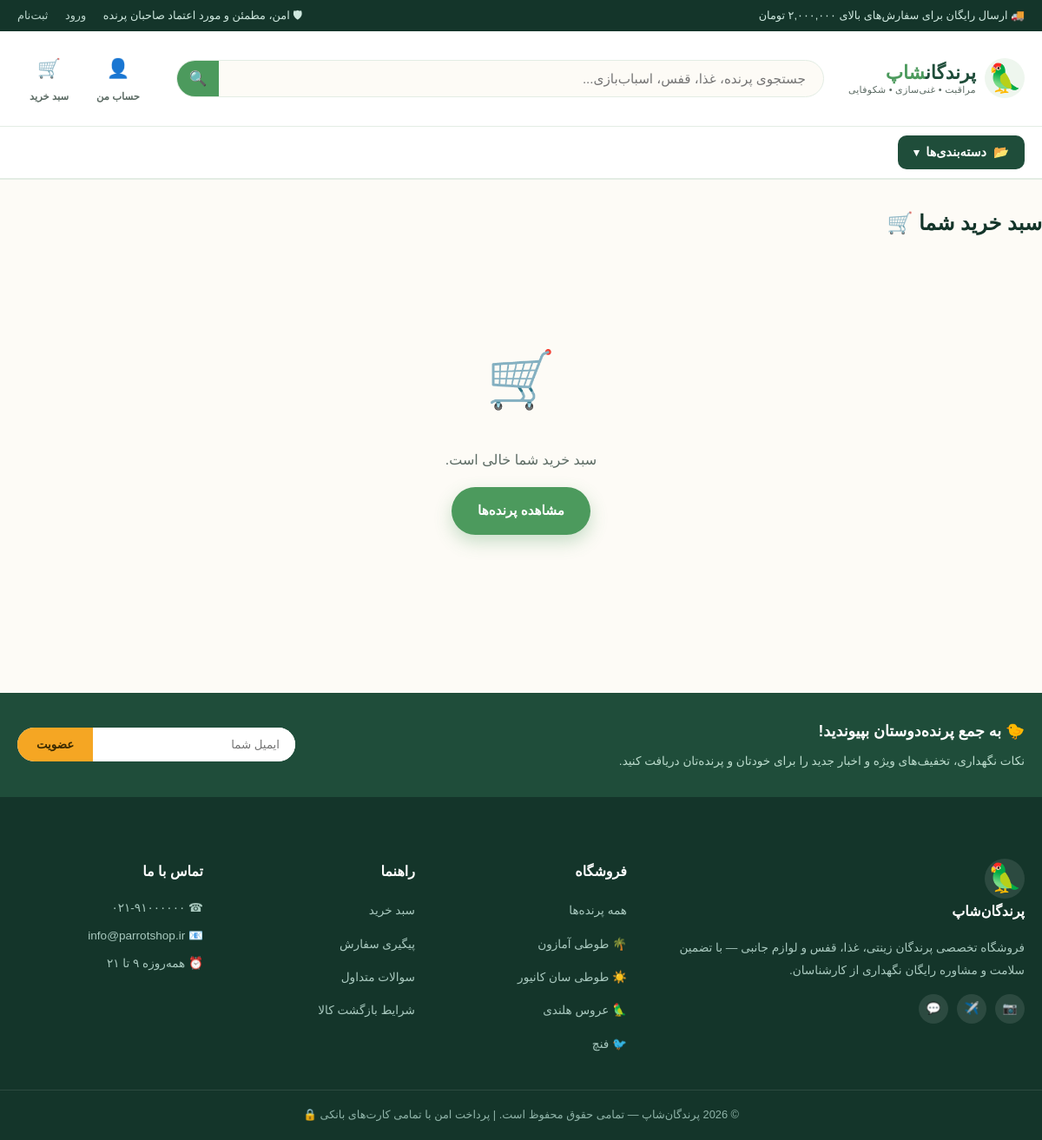
Page /cart/ on the committed database.
### shop/models.py (models this page shows, shortened)
class Category(models.Model):
    name = models.CharField("نام دسته", max_length=100)
    slug = models.SlugField(max_length=120, unique=True, blank=True, allow_unicode=True)
    icon = models.CharField("آیکون (ایموجی، اختیاری)", max_length=10, blank=True, default="🐦")
    image = models.ImageField("تصویر", upload_to="categories/", blank=True, null=True)
    order = models.PositiveIntegerField("ترتیب نمایش", default=0)
    class Meta:
        verbose_name = "دسته‌بندی"
        verbose_name_plural = "دسته‌بندی‌ها"
        ordering = ["order", "name"]
    def get_absolute_url(self):
        return reverse("shop:category_detail", args=[self.slug])

### cart/views.py (the view)
# urls.py: path("", views.cart_detail, name="cart_detail"),
def cart_detail(request):
    cart = Cart(request)
    return render(request, "cart/detail.html", {"cart": cart})

### cart/cart.py (called while the page is built)
    def __len__(self):
        return sum(item["quantity"] for item in self.cart.values())

### cart/context_processors.py (called while the page is built)
def cart(request):
    return {"cart": Cart(request)}

### shop/context_processors.py (called while the page is built)
def categories(request):
    return {"nav_categories": Category.objects.all()}

### cart/templates/cart/detail.html (shortened to what this page needs)
{% extends "base.html" %}
{% load shop_extras %}
{% block content %}
<div class="container section" style="padding-top:28px;">
  <div class="section-head"><h2>سبد خرید شما 🛒</h2></div>
  {% if cart|length > 0 %}
  <table class="cart-table">
    <thead>
      <tr>
        <th>محصول</th>
        <th>قیمت واحد</th>
        <th>تعداد</th>
        <th>جمع</th>
        <th></th>
      </tr>
    </thead>
    <tbody>
      {% for item in cart %}
      <tr>
        <td>
          <div class="cart-item-info">
            {% if item.bird.image %}<img src="{{ item.bird.image.url }}" alt="{{ item.bird.name }}">
            {% else %}<span style="font-size:1.8rem;">{{ item.bird.category.icon }}</span>{% endif %}
            <a href="{{ item.bird.get_absolute_url }}" style="font-weight:700;">{{ item.bird.name }}</a>
          </div>
        </td>
        <td>{{ item.price|comma }} تومان</td>
        <td>
          <form action="{% url 'cart:cart_add' item.bird.id %}" method="post" style="display:flex;gap:6px;align-items:center;">
            {% csrf_token %}
            <select name="quantity" onchange="this.form.submit()">
              {% for i in "12345678910" %}
              <option value="{{ forloop.counter }}" {% if forloop.counter == item.quantity %}selected{% endif %}>{{ forloop.counter }}</option>
              {% endfor %}
            </select>
            <input type="hidden" name="override" value="on">
          </form>
        </td>
        <td style="font-weight:800;color:var(--forest);">{{ item.total_price|comma }} تومان</td>
        <td>
          <form action="{% url 'cart:cart_remove' item.bird.id %}" method="post">
            {% csrf_token %}
            <button type="submit" class="btn btn-sm btn-outline" style="color:var(--coral-dark);border-color:var(--coral);">حذف ✕</button>
          </form>
        </td>
      </tr>
      {% endfor %}
    </tbody>
  </table>
  <div class="cart-summary">
    <div class="total-row"><span>مبلغ قابل پرداخت:</span><span>{{ cart.get_total_price|comma }} تومان</span></div>
    <a href="{% url 'orders:order_create' %}" class="btn btn-coral btn-block">ادامه فرآیند خرید ←</a>
    <a href="{% url 'shop:product_list' %}" class="btn btn-outline btn-block" style="color:var(--forest);border-color:var(--forest);margin-top:10px;">ادامه خرید</a>
  </div>
  {% else %}
  <div class="empty-state">
    <span class="emoji">🛒</span>
    <p>سبد خرید شما خالی است.</p>
    <a href="{% url 'shop:product_list' %}" class="btn btn-coral">مشاهده پرنده‌ها</a>
  </div>
  {% endif %}
</div>
{% endblock %}

### templates/base.html (shortened to what this page needs)
{% load static %}
<!DOCTYPE html>
<html lang="fa" dir="rtl">
<head>
<link rel="stylesheet" href="https://cdn.jsdelivr.net/gh/rastikerdar/vazirmatn@v33.003/Farsi-Digits/font-face.css">
<link rel="stylesheet" href="{% static 'css/style.css' %}">
</head>
<body>
<div class="topbar">
  <div class="container topbar-inner">
    <span>🚚 ارسال رایگان برای سفارش‌های بالای ۲,۰۰۰,۰۰۰ تومان</span>
    <span class="topbar-links">
      <span>🛡 امن، مطمئن و مورد اعتماد صاحبان پرنده</span>
      {% if user.is_authenticated %}
        <a href="{% url 'accounts:profile' %}">پیگیری سفارش</a>
        <a href="{% url 'accounts:logout' %}">خروج</a>
      {% else %}
        <a href="{% url 'accounts:login' %}">ورود</a>
        <a href="{% url 'accounts:register' %}">ثبت‌نام</a>
      {% endif %}
    </span>
  </div>
</div>
<header class="site-header">
  <div class="container header-inner">
    <a href="{% url 'shop:home' %}" class="brand">
      <span class="brand-icon">🦜</span>
      <span class="brand-text">
        <span class="brand-name">پرندگان<b>شاپ</b></span>
        <span class="brand-tag">مراقبت • غنی‌سازی • شکوفایی</span>
      </span>
    </a>
    <form action="{% url 'shop:product_list' %}" method="get" class="search-form">
      <input type="text" name="q" value="{{ query|default:'' }}" placeholder="جستجوی پرنده، غذا، قفس، اسباب‌بازی...">
      <button type="submit" aria-label="جستجو">🔍</button>
    </form>
    <div class="header-actions">
      <a href="{% url 'accounts:profile' %}" class="header-icon-link" title="حساب کاربری">
        <span class="icon">👤</span>
        <span class="label">حساب من</span>
      </a>
      <a href="{% url 'cart:cart_detail' %}" class="header-icon-link cart-link" title="سبد خرید">
        <span class="icon">🛒</span>
        <span class="label">سبد خرید</span>
      </a>
    </div>
  </div>
  <nav class="category-nav">
    <div class="container category-nav-inner">
      <div class="cat-dropdown" id="catDropdown">
        <button type="button" class="cat-dropdown-toggle" id="catDropdownToggle" aria-expanded="false">
          <span>📂</span> دسته‌بندی‌ها <span class="caret">▾</span>
        </button>
      </div>
    </div>
  </nav>
</header>
<main>
  {% block content %}{% endblock %}
</main>
<footer class="site-footer">
  <div class="newsletter-band">
    <div class="container newsletter-inner">
      <div>
        <h4>🐤 به جمع پرنده‌دوستان بپیوندید!</h4>
        <p>نکات نگهداری، تخفیف‌های ویژه و اخبار جدید را برای خودتان و پرنده‌تان دریافت کنید.</p>
      </div>
      <form class="newsletter-form" onsubmit="return false;">
        <input type="email" placeholder="ایمیل شما">
        <button type="submit">عضویت</button>
      </form>
    </div>
  </div>
  <div class="container footer-grid">
    <div class="footer-col">
      <h4><span class="brand-icon" style="background:rgba(255,255,255,.1);">🦜</span> پرندگان‌شاپ</h4>
      <p>فروشگاه تخصصی پرندگان زینتی، غذا، قفس و لوازم جانبی — با تضمین سلامت و مشاوره رایگان نگهداری از کارشناسان.</p>
      <div class="social-row">
        <a href="#" title="اینستاگرام">📷</a>
        <a href="#" title="تلگرام">✈️</a>
        <a href="#" title="واتس‌اپ">💬</a>
      </div>
    </div>
    <div class="footer-col">
      <h4>فروشگاه</h4>
      <ul>
        <li><a href="{% url 'shop:product_list' %}">همه پرنده‌ها</a></li>
        {% for cat in nav_categories|slice:":4" %}
        <li><a href="{{ cat.get_absolute_url }}">{{ cat.icon }} {{ cat.name }}</a></li>
        {% endfor %}
      </ul>
    </div>
    <div class="footer-col">
      <h4>راهنما</h4>
      <ul>
        <li><a href="{% url 'cart:cart_detail' %}">سبد خرید</a></li>
        <li><a href="{% url 'accounts:profile' %}">پیگیری سفارش</a></li>
        <li><a href="#">سوالات متداول</a></li>
        <li><a href="#">شرایط بازگشت کالا</a></li>
      </ul>
    </div>
    <div class="footer-col">
      <h4>تماس با ما</h4>
      <p>☎ ۰۲۱-۹۱۰۰۰۰۰۰</p>
      <p>📧 info@parrotshop.ir</p>
      <p>⏰ همه‌روزه ۹ تا ۲۱</p>
    </div>
  </div>
  <div class="footer-bottom">
    <div class="container">© {% now "Y" %} پرندگان‌شاپ — تمامی حقوق محفوظ است. | پرداخت امن با تمامی کارت‌های بانکی 🔒</div>
  </div>
</footer>
</body>
</html>

### rows in the picture
Category: icon "🌴", name "طوطی آمازون"
Category: icon "☀️", name "طوطی سان کانیور"
Category: icon "🦜", name "عروس هلندی"
Category: icon "🐦", name "فنچ"
